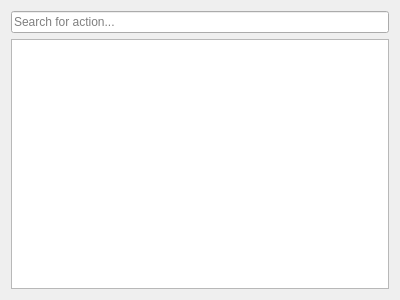
<?xml version="1.0" encoding="UTF-8"?>
<ui version="4.0">
 <class>ActionSearchDialog</class>
 <widget class="QDialog" name="ActionSearchDialog">
  <property name="geometry">
   <rect>
    <x>0</x>
    <y>0</y>
    <width>400</width>
    <height>300</height>
   </rect>
  </property>
  <property name="windowTitle">
   <string>Action Search</string>
  </property>
  <layout class="QVBoxLayout" name="verticalLayout">
   <item>
    <widget class="QLineEdit" name="filterLineEdit">
     <property name="placeholderText">
      <string>Search for action...</string>
     </property>
    </widget>
   </item>
   <item>
    <widget class="QListWidget" name="actionsListWidget"/>
   </item>
  </layout>
 </widget>
 <resources/>
 <connections/>
</ui>
